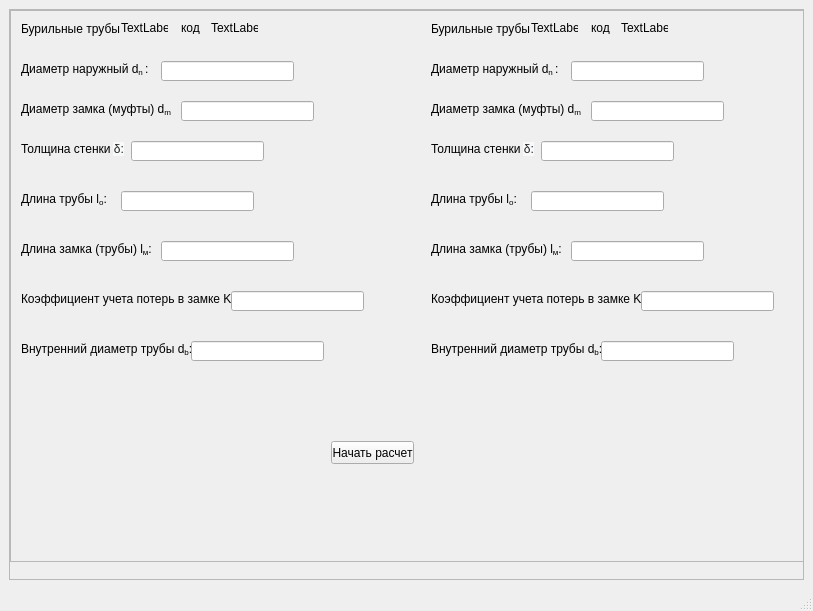
<?xml version="1.0" encoding="UTF-8"?>
<ui version="4.0">
 <class>MainWindow</class>
 <widget class="QMainWindow" name="MainWindow">
  <property name="geometry">
   <rect>
    <x>0</x>
    <y>0</y>
    <width>813</width>
    <height>611</height>
   </rect>
  </property>
  <property name="windowTitle">
   <string>Расчеты</string>
  </property>
  <widget class="QWidget" name="centralwidget">
   <layout class="QGridLayout" name="gridLayout">
    <item row="0" column="1">
     <widget class="QScrollArea" name="scrollArea">
      <property name="widgetResizable">
       <bool>true</bool>
      </property>
      <widget class="QWidget" name="scrollAreaWidgetContents">
       <property name="geometry">
        <rect>
         <x>0</x>
         <y>0</y>
         <width>793</width>
         <height>550</height>
        </rect>
       </property>
       <widget class="QLabel" name="labelDiametrNaruzh1">
        <property name="geometry">
         <rect>
          <x>10</x>
          <y>50</y>
          <width>141</width>
          <height>16</height>
         </rect>
        </property>
        <property name="text">
         <string>&lt;html&gt;&lt;head/&gt;&lt;body&gt;&lt;p&gt;Диаметр наружный d&lt;span style=&quot; vertical-align:sub;&quot;&gt;n &lt;/span&gt;:&lt;/p&gt;&lt;/body&gt;&lt;/html&gt;</string>
        </property>
       </widget>
       <widget class="QLabel" name="labelDiametrZamka1">
        <property name="geometry">
         <rect>
          <x>10</x>
          <y>90</y>
          <width>151</width>
          <height>16</height>
         </rect>
        </property>
        <property name="text">
         <string>&lt;html&gt;&lt;head/&gt;&lt;body&gt;&lt;p&gt;Диаметр замка (муфты) d&lt;span style=&quot; vertical-align:sub;&quot;&gt;m  &lt;/span&gt;:&lt;/p&gt;&lt;/body&gt;&lt;/html&gt;</string>
        </property>
       </widget>
       <widget class="QLabel" name="labelTolshina1">
        <property name="geometry">
         <rect>
          <x>10</x>
          <y>130</y>
          <width>111</width>
          <height>16</height>
         </rect>
        </property>
        <property name="text">
         <string>&lt;html&gt;&lt;head/&gt;&lt;body&gt;&lt;p&gt;Толщина стенки &lt;span style=&quot; font-family:'palatino linotype,new athena unicode,athena,gentium,code2000,serif'; color:#222222; background-color:#f8f9fa;&quot;&gt;δ:&lt;/span&gt;&lt;/p&gt;&lt;/body&gt;&lt;/html&gt;</string>
        </property>
       </widget>
       <widget class="QLabel" name="labelDlinaTrubi">
        <property name="geometry">
         <rect>
          <x>10</x>
          <y>180</y>
          <width>91</width>
          <height>16</height>
         </rect>
        </property>
        <property name="text">
         <string>&lt;html&gt;&lt;head/&gt;&lt;body&gt;&lt;p&gt;Длина трубы l&lt;span style=&quot; vertical-align:sub;&quot;&gt;o&lt;/span&gt;:&lt;/p&gt;&lt;/body&gt;&lt;/html&gt;</string>
        </property>
       </widget>
       <widget class="QLabel" name="labelDlinaZamka">
        <property name="geometry">
         <rect>
          <x>10</x>
          <y>230</y>
          <width>131</width>
          <height>16</height>
         </rect>
        </property>
        <property name="text">
         <string>&lt;html&gt;&lt;head/&gt;&lt;body&gt;&lt;p&gt;Длина замка (трубы)  l&lt;span style=&quot; vertical-align:sub;&quot;&gt;м&lt;/span&gt;:&lt;/p&gt;&lt;/body&gt;&lt;/html&gt;</string>
        </property>
       </widget>
       <widget class="QLabel" name="labelKoeff">
        <property name="geometry">
         <rect>
          <x>10</x>
          <y>260</y>
          <width>211</width>
          <height>16</height>
         </rect>
        </property>
        <property name="text">
         <string>&lt;html&gt;&lt;head/&gt;&lt;body&gt;&lt;p&gt;Коэффициент учета потерь в замке K&lt;span style=&quot; vertical-align:sub;&quot;&gt;м&lt;/span&gt;:&lt;/p&gt;&lt;/body&gt;&lt;/html&gt;</string>
        </property>
       </widget>
       <widget class="QLabel" name="labelVnutrneniyDiametr">
        <property name="geometry">
         <rect>
          <x>10</x>
          <y>290</y>
          <width>171</width>
          <height>16</height>
         </rect>
        </property>
        <property name="text">
         <string>&lt;html&gt;&lt;head/&gt;&lt;body&gt;&lt;p&gt;Внутренний диаметр трубы d&lt;span style=&quot; vertical-align:sub;&quot;&gt;b&lt;/span&gt;:&lt;/p&gt;&lt;/body&gt;&lt;/html&gt;</string>
        </property>
       </widget>
       <widget class="QLineEdit" name="lineEdit">
        <property name="geometry">
         <rect>
          <x>150</x>
          <y>50</y>
          <width>133</width>
          <height>20</height>
         </rect>
        </property>
       </widget>
       <widget class="QLineEdit" name="lineEdit_2">
        <property name="geometry">
         <rect>
          <x>170</x>
          <y>90</y>
          <width>133</width>
          <height>20</height>
         </rect>
        </property>
       </widget>
       <widget class="QScrollArea" name="scrollArea_2">
        <property name="geometry">
         <rect>
          <x>0</x>
          <y>0</y>
          <width>795</width>
          <height>552</height>
         </rect>
        </property>
        <property name="widgetResizable">
         <bool>true</bool>
        </property>
        <widget class="QWidget" name="scrollAreaWidgetContents_2">
         <property name="geometry">
          <rect>
           <x>0</x>
           <y>0</y>
           <width>793</width>
           <height>550</height>
          </rect>
         </property>
         <widget class="QLabel" name="labelDiametrNaruzh1_2">
          <property name="geometry">
           <rect>
            <x>10</x>
            <y>50</y>
            <width>141</width>
            <height>16</height>
           </rect>
          </property>
          <property name="text">
           <string>&lt;html&gt;&lt;head/&gt;&lt;body&gt;&lt;p&gt;Диаметр наружный d&lt;span style=&quot; vertical-align:sub;&quot;&gt;n &lt;/span&gt;:&lt;/p&gt;&lt;/body&gt;&lt;/html&gt;</string>
          </property>
         </widget>
         <widget class="QLabel" name="labelDiametrZamka1_2">
          <property name="geometry">
           <rect>
            <x>10</x>
            <y>90</y>
            <width>151</width>
            <height>16</height>
           </rect>
          </property>
          <property name="text">
           <string>&lt;html&gt;&lt;head/&gt;&lt;body&gt;&lt;p&gt;Диаметр замка (муфты) d&lt;span style=&quot; vertical-align:sub;&quot;&gt;m  &lt;/span&gt;:&lt;/p&gt;&lt;/body&gt;&lt;/html&gt;</string>
          </property>
         </widget>
         <widget class="QLabel" name="labelTolshina1_2">
          <property name="geometry">
           <rect>
            <x>10</x>
            <y>130</y>
            <width>111</width>
            <height>16</height>
           </rect>
          </property>
          <property name="text">
           <string>&lt;html&gt;&lt;head/&gt;&lt;body&gt;&lt;p&gt;Толщина стенки &lt;span style=&quot; font-family:'palatino linotype,new athena unicode,athena,gentium,code2000,serif'; color:#222222; background-color:#f8f9fa;&quot;&gt;δ:&lt;/span&gt;&lt;/p&gt;&lt;/body&gt;&lt;/html&gt;</string>
          </property>
         </widget>
         <widget class="QLabel" name="labelDlinaTrubi1">
          <property name="geometry">
           <rect>
            <x>10</x>
            <y>180</y>
            <width>91</width>
            <height>16</height>
           </rect>
          </property>
          <property name="text">
           <string>&lt;html&gt;&lt;head/&gt;&lt;body&gt;&lt;p&gt;Длина трубы l&lt;span style=&quot; vertical-align:sub;&quot;&gt;o&lt;/span&gt;:&lt;/p&gt;&lt;/body&gt;&lt;/html&gt;</string>
          </property>
         </widget>
         <widget class="QLabel" name="labelDlinaZamka1_2">
          <property name="geometry">
           <rect>
            <x>10</x>
            <y>230</y>
            <width>131</width>
            <height>16</height>
           </rect>
          </property>
          <property name="text">
           <string>&lt;html&gt;&lt;head/&gt;&lt;body&gt;&lt;p&gt;Длина замка (трубы)  l&lt;span style=&quot; vertical-align:sub;&quot;&gt;м&lt;/span&gt;:&lt;/p&gt;&lt;/body&gt;&lt;/html&gt;</string>
          </property>
         </widget>
         <widget class="QLabel" name="labelKoeff1_2">
          <property name="geometry">
           <rect>
            <x>10</x>
            <y>280</y>
            <width>211</width>
            <height>16</height>
           </rect>
          </property>
          <property name="text">
           <string>&lt;html&gt;&lt;head/&gt;&lt;body&gt;&lt;p&gt;Коэффициент учета потерь в замке K&lt;span style=&quot; vertical-align:sub;&quot;&gt;м&lt;/span&gt;:&lt;/p&gt;&lt;/body&gt;&lt;/html&gt;</string>
          </property>
         </widget>
         <widget class="QLabel" name="labelVnutrneniyDiametr1_2">
          <property name="geometry">
           <rect>
            <x>10</x>
            <y>330</y>
            <width>171</width>
            <height>16</height>
           </rect>
          </property>
          <property name="text">
           <string>&lt;html&gt;&lt;head/&gt;&lt;body&gt;&lt;p&gt;Внутренний диаметр трубы d&lt;span style=&quot; vertical-align:sub;&quot;&gt;b&lt;/span&gt;:&lt;/p&gt;&lt;/body&gt;&lt;/html&gt;</string>
          </property>
         </widget>
         <widget class="QLineEdit" name="DiametrNaruzh1">
          <property name="geometry">
           <rect>
            <x>150</x>
            <y>50</y>
            <width>133</width>
            <height>20</height>
           </rect>
          </property>
         </widget>
         <widget class="QLineEdit" name="DiametrZamka1">
          <property name="geometry">
           <rect>
            <x>170</x>
            <y>90</y>
            <width>133</width>
            <height>20</height>
           </rect>
          </property>
         </widget>
         <widget class="QLineEdit" name="Tolshina1">
          <property name="geometry">
           <rect>
            <x>120</x>
            <y>130</y>
            <width>133</width>
            <height>20</height>
           </rect>
          </property>
         </widget>
         <widget class="QLineEdit" name="Dlinatrubi1">
          <property name="geometry">
           <rect>
            <x>110</x>
            <y>180</y>
            <width>133</width>
            <height>20</height>
           </rect>
          </property>
         </widget>
         <widget class="QLineEdit" name="DlinaZamka1">
          <property name="geometry">
           <rect>
            <x>150</x>
            <y>230</y>
            <width>133</width>
            <height>20</height>
           </rect>
          </property>
         </widget>
         <widget class="QLineEdit" name="Koeff1">
          <property name="geometry">
           <rect>
            <x>220</x>
            <y>280</y>
            <width>133</width>
            <height>20</height>
           </rect>
          </property>
         </widget>
         <widget class="QLineEdit" name="VnutrneniyDiametr1">
          <property name="geometry">
           <rect>
            <x>180</x>
            <y>330</y>
            <width>133</width>
            <height>20</height>
           </rect>
          </property>
         </widget>
         <widget class="QLineEdit" name="VnutrneniyDiametr2">
          <property name="geometry">
           <rect>
            <x>590</x>
            <y>330</y>
            <width>133</width>
            <height>20</height>
           </rect>
          </property>
         </widget>
         <widget class="QLineEdit" name="Dlinatrubi2">
          <property name="geometry">
           <rect>
            <x>520</x>
            <y>180</y>
            <width>133</width>
            <height>20</height>
           </rect>
          </property>
         </widget>
         <widget class="QLabel" name="labelTolshina2">
          <property name="geometry">
           <rect>
            <x>420</x>
            <y>130</y>
            <width>111</width>
            <height>16</height>
           </rect>
          </property>
          <property name="text">
           <string>&lt;html&gt;&lt;head/&gt;&lt;body&gt;&lt;p&gt;Толщина стенки &lt;span style=&quot; font-family:'palatino linotype,new athena unicode,athena,gentium,code2000,serif'; color:#222222; background-color:#f8f9fa;&quot;&gt;δ:&lt;/span&gt;&lt;/p&gt;&lt;/body&gt;&lt;/html&gt;</string>
          </property>
         </widget>
         <widget class="QLabel" name="labelVnutrneniyDiametr2">
          <property name="geometry">
           <rect>
            <x>420</x>
            <y>330</y>
            <width>171</width>
            <height>16</height>
           </rect>
          </property>
          <property name="text">
           <string>&lt;html&gt;&lt;head/&gt;&lt;body&gt;&lt;p&gt;Внутренний диаметр трубы d&lt;span style=&quot; vertical-align:sub;&quot;&gt;b&lt;/span&gt;:&lt;/p&gt;&lt;/body&gt;&lt;/html&gt;</string>
          </property>
         </widget>
         <widget class="QLabel" name="labelDlinaZamka2">
          <property name="geometry">
           <rect>
            <x>420</x>
            <y>230</y>
            <width>131</width>
            <height>16</height>
           </rect>
          </property>
          <property name="text">
           <string>&lt;html&gt;&lt;head/&gt;&lt;body&gt;&lt;p&gt;Длина замка (трубы)  l&lt;span style=&quot; vertical-align:sub;&quot;&gt;м&lt;/span&gt;:&lt;/p&gt;&lt;/body&gt;&lt;/html&gt;</string>
          </property>
         </widget>
         <widget class="QLabel" name="labelDiametrNaruzh2">
          <property name="geometry">
           <rect>
            <x>420</x>
            <y>50</y>
            <width>141</width>
            <height>16</height>
           </rect>
          </property>
          <property name="text">
           <string>&lt;html&gt;&lt;head/&gt;&lt;body&gt;&lt;p&gt;Диаметр наружный d&lt;span style=&quot; vertical-align:sub;&quot;&gt;n &lt;/span&gt;:&lt;/p&gt;&lt;/body&gt;&lt;/html&gt;</string>
          </property>
         </widget>
         <widget class="QLabel" name="labelKoeff2">
          <property name="geometry">
           <rect>
            <x>420</x>
            <y>280</y>
            <width>211</width>
            <height>16</height>
           </rect>
          </property>
          <property name="text">
           <string>&lt;html&gt;&lt;head/&gt;&lt;body&gt;&lt;p&gt;Коэффициент учета потерь в замке K&lt;span style=&quot; vertical-align:sub;&quot;&gt;м&lt;/span&gt;:&lt;/p&gt;&lt;/body&gt;&lt;/html&gt;</string>
          </property>
         </widget>
         <widget class="QLineEdit" name="Tolshina2">
          <property name="geometry">
           <rect>
            <x>530</x>
            <y>130</y>
            <width>133</width>
            <height>20</height>
           </rect>
          </property>
         </widget>
         <widget class="QLabel" name="labelDiametrZamka2">
          <property name="geometry">
           <rect>
            <x>420</x>
            <y>90</y>
            <width>151</width>
            <height>16</height>
           </rect>
          </property>
          <property name="text">
           <string>&lt;html&gt;&lt;head/&gt;&lt;body&gt;&lt;p&gt;Диаметр замка (муфты) d&lt;span style=&quot; vertical-align:sub;&quot;&gt;m  &lt;/span&gt;:&lt;/p&gt;&lt;/body&gt;&lt;/html&gt;</string>
          </property>
         </widget>
         <widget class="QLineEdit" name="DiametrZamka2">
          <property name="geometry">
           <rect>
            <x>580</x>
            <y>90</y>
            <width>133</width>
            <height>20</height>
           </rect>
          </property>
         </widget>
         <widget class="QLabel" name="labelDlinaTrub2">
          <property name="geometry">
           <rect>
            <x>420</x>
            <y>180</y>
            <width>91</width>
            <height>16</height>
           </rect>
          </property>
          <property name="text">
           <string>&lt;html&gt;&lt;head/&gt;&lt;body&gt;&lt;p&gt;Длина трубы l&lt;span style=&quot; vertical-align:sub;&quot;&gt;o&lt;/span&gt;:&lt;/p&gt;&lt;/body&gt;&lt;/html&gt;</string>
          </property>
         </widget>
         <widget class="QLineEdit" name="DlinaZamka2">
          <property name="geometry">
           <rect>
            <x>560</x>
            <y>230</y>
            <width>133</width>
            <height>20</height>
           </rect>
          </property>
         </widget>
         <widget class="QLineEdit" name="Koeff2">
          <property name="geometry">
           <rect>
            <x>630</x>
            <y>280</y>
            <width>133</width>
            <height>20</height>
           </rect>
          </property>
         </widget>
         <widget class="QLineEdit" name="DiametrNaruzh2">
          <property name="geometry">
           <rect>
            <x>560</x>
            <y>50</y>
            <width>133</width>
            <height>20</height>
           </rect>
          </property>
         </widget>
         <widget class="QLabel" name="label">
          <property name="geometry">
           <rect>
            <x>10</x>
            <y>10</y>
            <width>101</width>
            <height>16</height>
           </rect>
          </property>
          <property name="text">
           <string>&lt;html&gt;&lt;head/&gt;&lt;body&gt;&lt;p&gt;Бурильные трубы &lt;/p&gt;&lt;/body&gt;&lt;/html&gt;</string>
          </property>
         </widget>
         <widget class="QLabel" name="label1truba">
          <property name="geometry">
           <rect>
            <x>110</x>
            <y>10</y>
            <width>47</width>
            <height>13</height>
           </rect>
          </property>
          <property name="text">
           <string>TextLabel</string>
          </property>
         </widget>
         <widget class="QLabel" name="label1">
          <property name="geometry">
           <rect>
            <x>170</x>
            <y>10</y>
            <width>47</width>
            <height>13</height>
           </rect>
          </property>
          <property name="text">
           <string>&lt;html&gt;&lt;head/&gt;&lt;body&gt;&lt;p&gt;код&lt;/p&gt;&lt;/body&gt;&lt;/html&gt;</string>
          </property>
         </widget>
         <widget class="QLabel" name="label2">
          <property name="geometry">
           <rect>
            <x>520</x>
            <y>10</y>
            <width>47</width>
            <height>13</height>
           </rect>
          </property>
          <property name="text">
           <string>TextLabel</string>
          </property>
         </widget>
         <widget class="QLabel" name="labelCodTruba2">
          <property name="geometry">
           <rect>
            <x>580</x>
            <y>10</y>
            <width>47</width>
            <height>13</height>
           </rect>
          </property>
          <property name="text">
           <string>&lt;html&gt;&lt;head/&gt;&lt;body&gt;&lt;p&gt;код&lt;/p&gt;&lt;/body&gt;&lt;/html&gt;</string>
          </property>
         </widget>
         <widget class="QLabel" name="labelTruba2">
          <property name="geometry">
           <rect>
            <x>420</x>
            <y>10</y>
            <width>101</width>
            <height>16</height>
           </rect>
          </property>
          <property name="text">
           <string>&lt;html&gt;&lt;head/&gt;&lt;body&gt;&lt;p&gt;Бурильные трубы &lt;/p&gt;&lt;/body&gt;&lt;/html&gt;</string>
          </property>
         </widget>
         <widget class="QLabel" name="labelCodTruba1">
          <property name="geometry">
           <rect>
            <x>200</x>
            <y>10</y>
            <width>47</width>
            <height>13</height>
           </rect>
          </property>
          <property name="text">
           <string>TextLabel</string>
          </property>
         </widget>
         <widget class="QLabel" name="CodTruba2">
          <property name="geometry">
           <rect>
            <x>610</x>
            <y>10</y>
            <width>47</width>
            <height>13</height>
           </rect>
          </property>
          <property name="text">
           <string>TextLabel</string>
          </property>
         </widget>
         <widget class="QPushButton" name="ButtonRaschet">
          <property name="geometry">
           <rect>
            <x>320</x>
            <y>430</y>
            <width>83</width>
            <height>23</height>
           </rect>
          </property>
          <property name="text">
           <string>Начать расчет</string>
          </property>
         </widget>
        </widget>
       </widget>
      </widget>
     </widget>
    </item>
   </layout>
  </widget>
  <widget class="QMenuBar" name="menubar">
   <property name="geometry">
    <rect>
     <x>0</x>
     <y>0</y>
     <width>813</width>
     <height>21</height>
    </rect>
   </property>
  </widget>
  <widget class="QStatusBar" name="statusbar"/>
 </widget>
 <resources/>
 <connections/>
</ui>
